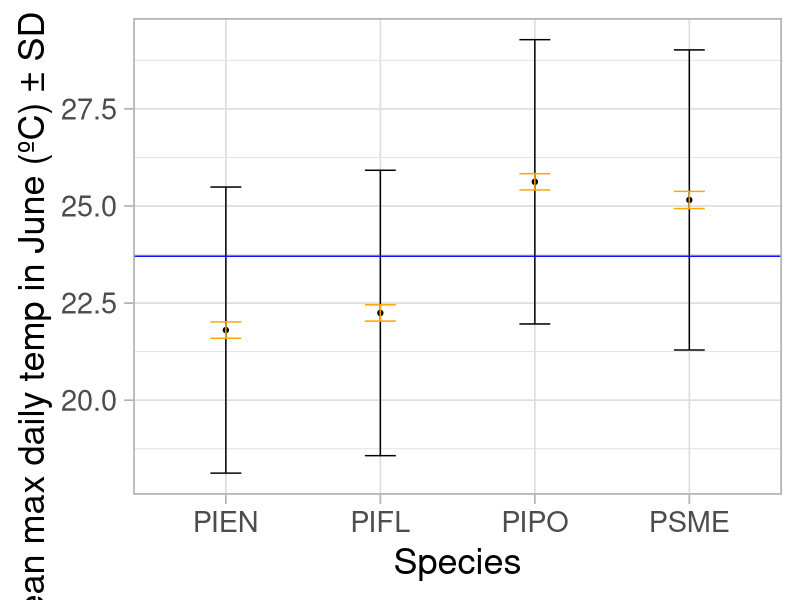
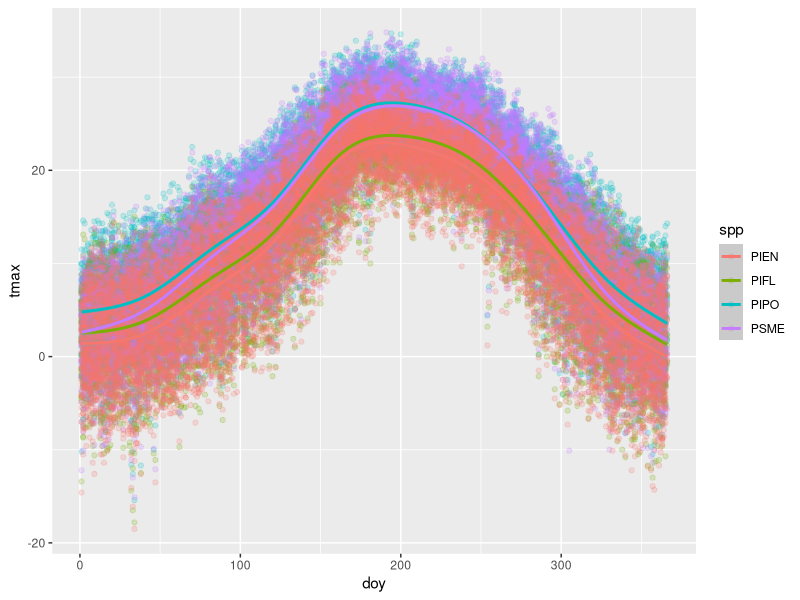
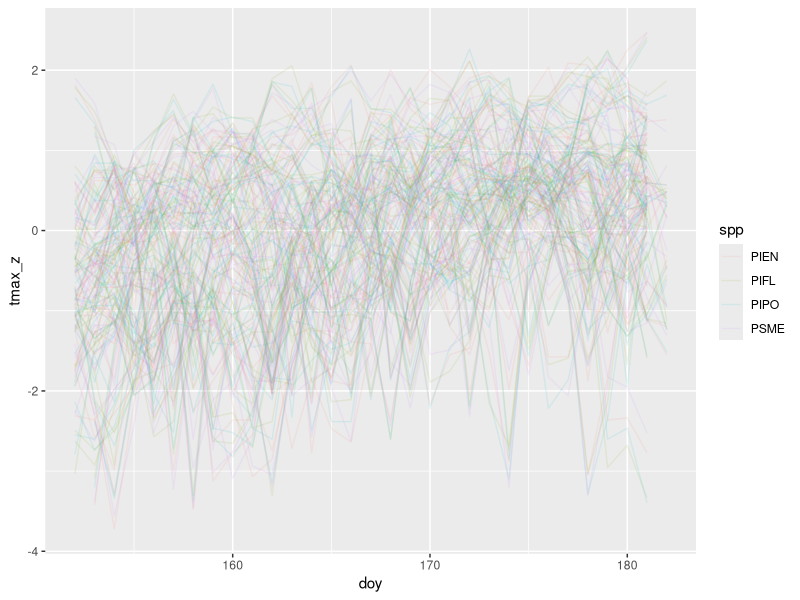
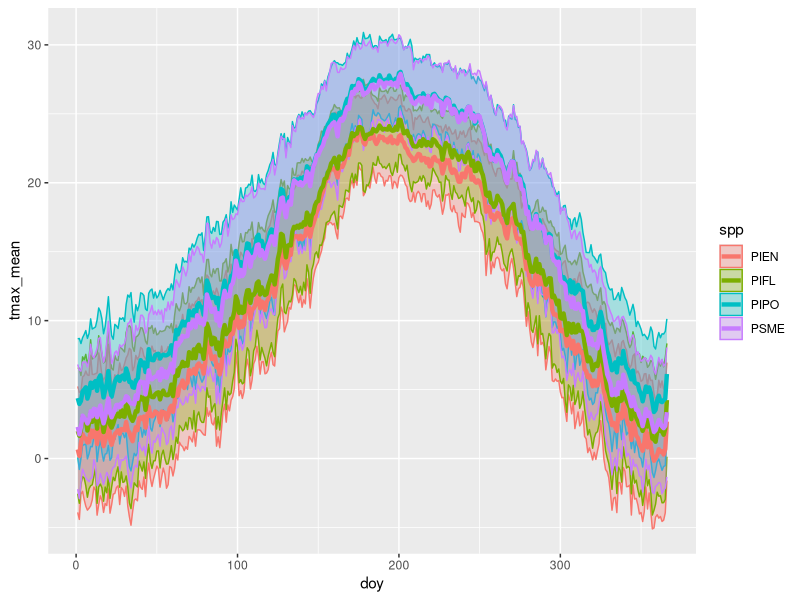
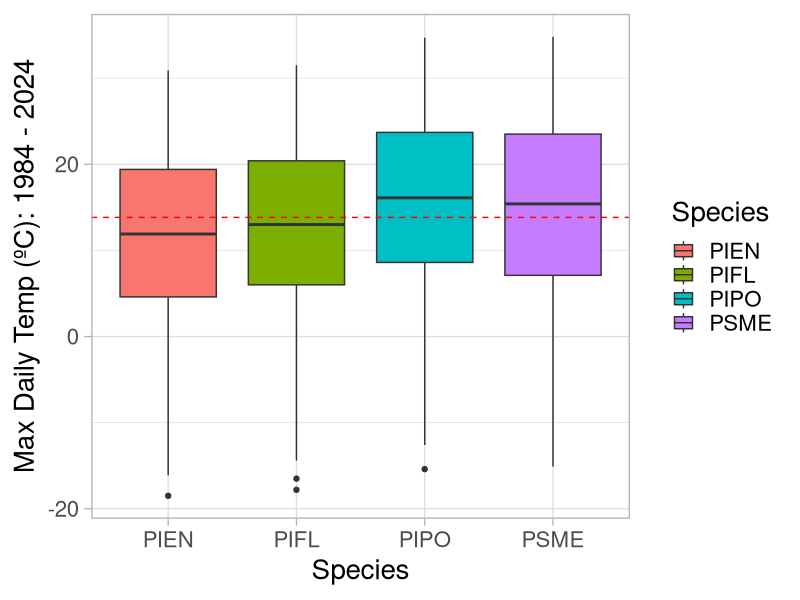
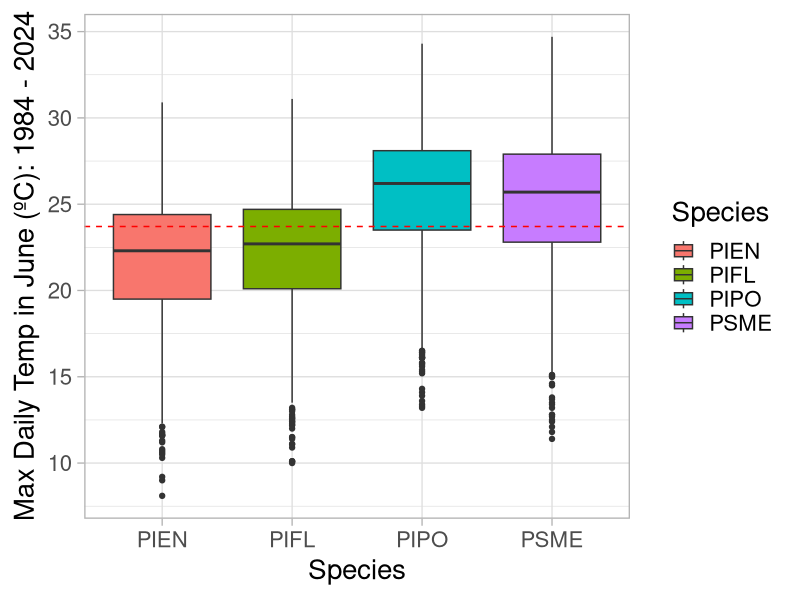
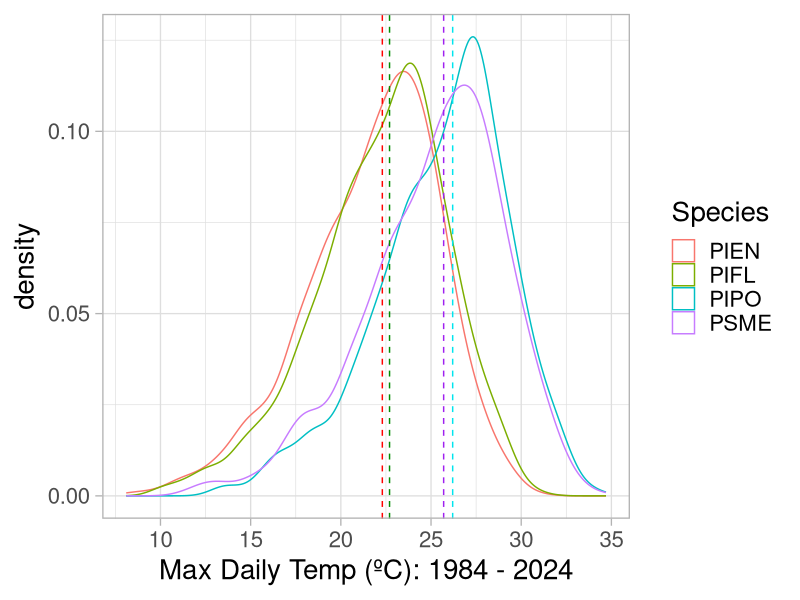
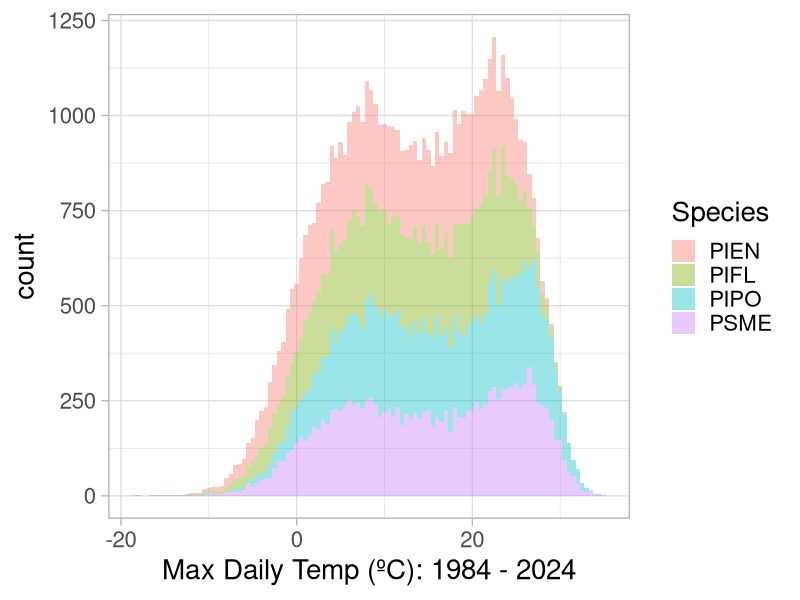

Source code (R) for these figures, in order: (Note: this script raises an error after producing the figures.)
library(tidyverse)
options(digits = 10)


# DAILY data acquired from PRISM explorer (https://prism.oregonstate.edu/explorer/) on Thursday, June 19th, 2025
# see acquisition parameters in original CSVs

#Ponderosa Pine (PIPO)
pipo <- read_csv("data/Provenance/PIPO_Daily.csv", skip = 10)
#names(pipo) <- pipo[1,1:4]
#pipo <- pipo[-1,]
pipo$spp <- "PIPO"

#Limber Pine (PIFL)
pifl <- read_csv("data/Provenance/PIFL_Daily.csv", skip = 10)
# # names(pifl) <- pifl[1,1:4]
# pifl <- pifl[-1,]
pifl$spp <- "PIFL"

#Douglas Fir (PSME)
psme <- read_csv("data/Provenance/PSME_Daily.csv", skip = 10)
# names(psme) <- psme[1,1:4]
# psme <- psme[-1,]
psme$spp <- "PSME"

#Engelmann Spruce (PIEN)
pien <- read_csv("data/Provenance/PIEN_Daily.csv", skip = 10)
# names(pien) <- pien[1,1:4]
# pien <- pien[-1,]
pien$spp <- "PIEN"

prov_clim <- rbind(pipo, pifl, psme, pien) %>% 
  mutate(doy = yday(Date),
    year = as.numeric(substr(Date, 1, 4)),
    month = month(Date))
names(prov_clim) <- c("date", "tmin", "tmean", "tmax", "vpdmin", "vpdmax",
                      "spp", "doy", "year", "month")
# prov_clim <- prov_clim %>% 
#   mutate(tmean = as.numeric(tmean))

# avg_clim <- prov_clim %>% 
#   group_by(year) %>% 
#   summarise(temp = mean(tmean))

# let's get some z-scores

prov_z_june <- prov_clim %>% 
  group_by(spp) %>% 
  filter(month == 6) %>% 
  summarise(tmax_mean = mean(tmax), tmax_sd = sd(tmax),
            n = n()) %>% 
  ungroup() %>% 
  mutate(tmax_lo = tmax_mean - 2*tmax_sd,
         tmax_hi = tmax_mean + 2*tmax_sd,
         tmax_se = tmax_sd/sqrt(n))

ggplot(prov_z_june, aes(x = spp, y = tmax_mean))+
  geom_point()+
  geom_errorbar(aes(ymin = tmax_mean - tmax_sd, ymax = tmax_mean + tmax_sd), width = 0.2)+
  geom_errorbar(aes(ymin = tmax_mean - 2*tmax_se, ymax = tmax_mean + 2*tmax_se), width = 0.2, color = "orange")+
  geom_hline(yintercept = mean(prov_z_june$tmax_mean), color = "blue")+
  labs(x = "Species", y = "Mean max daily temp in June (ºC) ± SD (± 2 SE)")+
  theme_light(base_size = 26)

mean(prov_z_june$tmax_mean)

# TukeyHSD(aov(tmax ~ spp, data = prov_clim), conf.level = 0.95)


ggplot(prov_clim, aes(x = doy, y = tmax))+
  geom_point(aes(group = year, color = spp), alpha = 0.2)+
  geom_smooth(aes(group = spp, color = spp))

prov_clim_z <- prov_clim %>% 
  filter(month == 6) %>% 
  full_join(prov_z_june, by = join_by(spp)) %>% 
  mutate(tmax_z = (tmax - tmax_mean)/tmax_sd) %>% 
  select(spp, date, year, doy, tmax_z)

ggplot(prov_clim_z, aes(x = doy, y = tmax_z, group = interaction(spp, year)))+
  geom_line(aes(color = spp), alpha = 0.1)


prov_doy_stats <- prov_clim %>% 
  group_by(spp, doy) %>% 
  summarise(tmax_mean = mean(tmax, na.rm = T), tmax_sd = sd(tmax, na.rm = T))

ggplot(na.omit(prov_doy_stats), aes(x = doy, y = tmax_mean, color = spp))+
  geom_ribbon(aes(ymin = tmax_mean - tmax_sd, ymax = tmax_mean + tmax_sd, fill = spp),
              alpha = 0.3)+
  geom_line(linewidth = 1.5)

# ggplot(prov_clim, aes(x = spp, y = tmax))+
#   geom_boxplot(aes(fill = spp))+
#   geom_hline(yintercept = mean(prov_clim$tmax), color = "red", linetype = 2)+
#   labs(x = "Species", y = "Max June Temp (ºC): 1980 - 2024",
#        fill = "Species")+
#   theme_light(base_size = 20)

ggplot(prov_clim, aes(x = spp, y = tmax))+
  geom_boxplot(aes(fill = spp))+
  geom_hline(yintercept = mean(prov_clim$tmax), color = "red", linetype = 2)+
  labs(x = "Species", y = "Max Daily Temp (ºC): 1984 - 2024",
       fill = "Species")+
  theme_light(base_size = 20)

ggplot(filter(prov_clim, month(date) == 6), aes(x = spp, y = tmax))+
  geom_boxplot(aes(fill = spp))+
  geom_hline(yintercept = mean(filter(prov_clim, month(date) == 6)$tmax), color = "red", linetype = 2)+
  labs(x = "Species", y = "Max Daily Temp in June (ºC): 1984 - 2024",
       fill = "Species")+
  theme_light(base_size = 20)

ggplot(filter(prov_clim, month %in% c(6)), aes(x = tmax))+
  geom_density(aes(color = spp), alpha = 0.4)+
  geom_vline(xintercept = median(filter(prov_clim, month == 6 & spp == "PIEN")$tmax), color = "red", linetype = 2)+
  geom_vline(xintercept = median(filter(prov_clim, month == 6 & spp == "PIFL")$tmax), color = "green4", linetype = 2)+
  geom_vline(xintercept = median(filter(prov_clim, month == 6 & spp == "PIPO")$tmax), color = "turquoise2", linetype = 2)+
  geom_vline(xintercept = median(filter(prov_clim, month == 6 & spp == "PSME")$tmax), color = "purple", linetype = 2)+
  labs(x = "Max Daily Temp (ºC): 1984 - 2024",
       color = "Species")+
  theme_light(base_size = 20)

ggplot(prov_clim, aes(x = tmax))+
  geom_histogram(aes(fill = spp), alpha = 0.4, binwidth = 0.5)+
  #geom_vline(yintercept = mean(prov_clim$tmax), color = "red", linetype = 2)+
  labs(x = "Max Daily Temp (ºC): 1984 - 2024",
       fill = "Species")+
  theme_light(base_size = 20)

mean(prov_clim$tmax)


ggplot(avg_clim, aes(x = year, y = temp))+
  geom_point()+
  geom_line()+
  geom_smooth(method = "lm")
